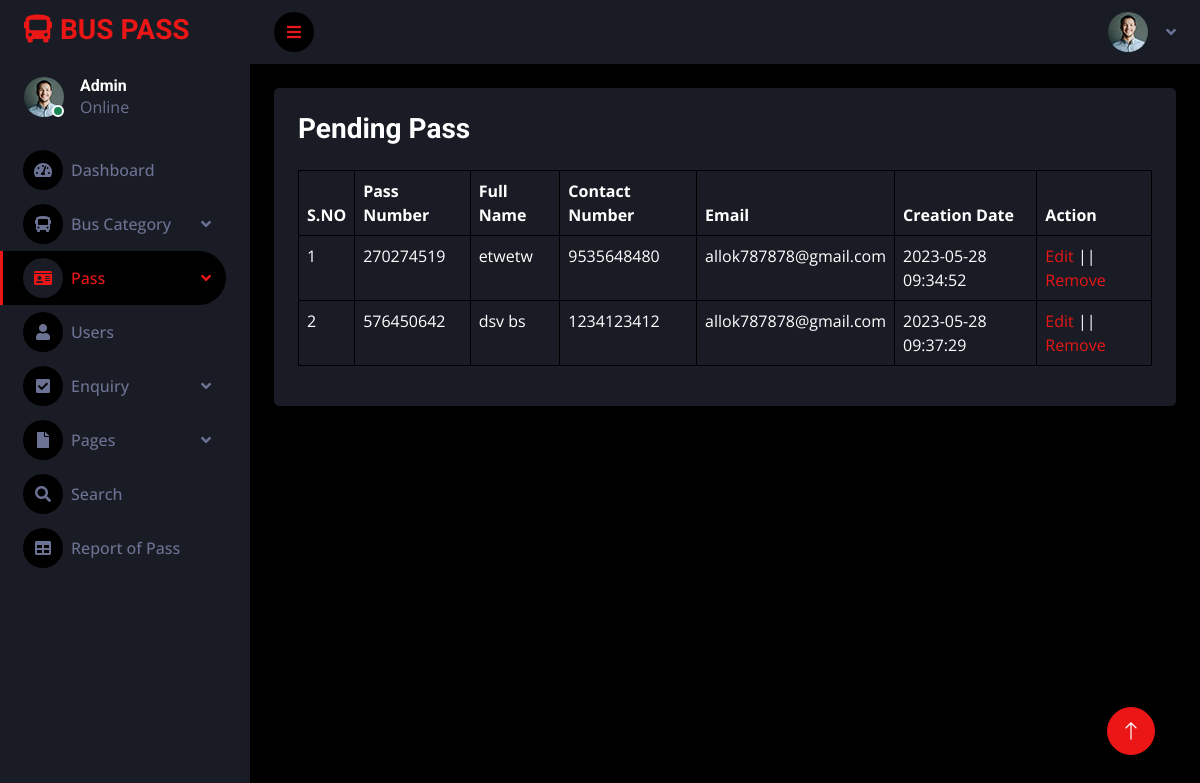
The page /admin/pending-pass.php (signed in) on the database its author committed.
### tables this page shows
CREATE TABLE `tblpass` (
  `ID` int(10) NOT NULL,
  `PassNumber` varchar(200) DEFAULT NULL,
  `FullName` varchar(200) DEFAULT NULL,
  `ProfileImage` varchar(200) DEFAULT NULL,
  `ContactNumber` bigint(10) DEFAULT NULL,
  `Email` varchar(200) DEFAULT NULL,
  `IdentityType` varchar(200) DEFAULT NULL,
  `IdentityCardno` varchar(200) DEFAULT NULL,
  `Category` varchar(100) DEFAULT NULL,
  `Source` varchar(200) DEFAULT NULL,
  `Destination` varchar(200) DEFAULT NULL,
  `FromDate` varchar(200) DEFAULT NULL,
  `ToDate` varchar(200) DEFAULT NULL,
  `Cost` decimal(10,0) DEFAULT NULL,
  `Status` varchar(50) NOT NULL DEFAULT 'Pending',
  `Payment` varchar(100) NOT NULL DEFAULT 'Not Done',
  `PasscreationDate` timestamp NULL DEFAULT current_timestamp()
);

### admin/pending-pass.php (the view, shortened to what this page needs)
<?php
include('includes/dbconnection.php');
if (strlen($_SESSION['bpmsaid']==0)) {
  header('location:logout.php');
  } else{
?>
<!DOCTYPE html>
<html lang="en">
<head>
    <link href="https://cdnjs.cloudflare.com/ajax/libs/font-awesome/5.10.0/css/all.min.css" rel="stylesheet">
    <link href="https://cdn.jsdelivr.net/npm/bootstrap-icons@1.4.1/font/bootstrap-icons.css" rel="stylesheet">
    <link href="lib/owlcarousel/assets/owl.carousel.min.css" rel="stylesheet">
    <link href="lib/tempusdominus/css/tempusdominus-bootstrap-4.min.css" rel="stylesheet" />
    <link href="css/bootstrap.min.css" rel="stylesheet">
    <link href="css/style.css" rel="stylesheet">
</head>
<body>
    <?php include('includes/sidebar2.php');?>
    <div class="content">
    <?php include_once('includes/header.php');?>
    <div class="container-fluid position-relative d-flex p-0">
        <div class="container-fluid pt-4 px-4">
        <div class="col-12">
                        <div class="bg-secondary rounded h-100 p-4">
                            <h3 class="mb-4">Pending Pass</h3>
                            <table class="table table-bordered">
                                    <thead>
                                        <tr>
                                            <th>S.NO</th>
                                            <th>Pass Number</th>
                                            <th>Full Name</th>
                                            <th>Contact Number</th>
                                            <th>Email</th>
                                            <th>Creation Date</th>
                                            <th>Action</th>
                                        </tr>
                                    </thead>
                                    <tbody>
                                        <?php
$sql="SELECT * from tblpass where Status='Pending'";
$query = $dbh -> prepare($sql);
$query->execute();
$results=$query->fetchAll(PDO::FETCH_OBJ);
$cnt=1;
if($query->rowCount() > 0)
{
foreach($results as $row)
{               ?>
                                       <tr>
                  <td><?php echo htmlentities($cnt);?></td>
                  <td><?php  echo htmlentities($row->PassNumber);?></td>
                  <td><?php  echo htmlentities($row->FullName);?></td>
                  <td><?php  echo htmlentities($row->ContactNumber);?></td>
                  <td><?php  echo htmlentities($row->Email);?></td>
                  <td><?php  echo htmlentities($row->PasscreationDate);?></td>
                  <td><a href="edit-pending-pass-detail.php?editid=<?php echo htmlentities ($row->ID);?>">Edit</a> || <a href="pending-pass.php?delid=<?php echo ($row->ID);?>" onclick="return confirm('Do you really want to Delete ?');">Remove</i></a></td>
                </tr>
               <?php $cnt=$cnt+1;}}
               else{?>
                <tr>
                <td colspan="8"><center>No Pending Request Found</center></td>
            </tr>
            <?php }?>
               </tbody>
                </table>
            </div>
        </div>
                    </div>
                    </div>
         <a href="#" class="btn btn-lg btn-primary btn-lg-square back-to-top"><i class="bi bi-arrow-up"></i></a>
    </body>
</html>
<?php }  ?>

### admin/includes/sidebar2.php (shortened to what this page needs)
<?php
include('includes/dbconnection.php');
?>
<!DOCTYPE html>
<html lang="en">
<head>
    <link href="https://cdnjs.cloudflare.com/ajax/libs/font-awesome/5.10.0/css/all.min.css" rel="stylesheet">
    <link href="https://cdn.jsdelivr.net/npm/bootstrap-icons@1.4.1/font/bootstrap-icons.css" rel="stylesheet">
    <link href="lib/owlcarousel/assets/owl.carousel.min.css" rel="stylesheet">
    <link href="lib/tempusdominus/css/tempusdominus-bootstrap-4.min.css" rel="stylesheet" />
    <link href="css/bootstrap.min.css" rel="stylesheet">
    <link href="css/style.css" rel="stylesheet">
</head>
<body>
 <div class="sidebar pe-4 pb-3">
            <nav class="navbar bg-secondary navbar-dark">
                <a href="dashboard.php" class="navbar-brand mx-4 mb-3">
                    <h3 class="text-primary"><i class="fa fa-bus me-2"></i>BUS PASS</h3>
                </a>
                <div class="d-flex align-items-center ms-4 mb-4">
                    <div class="position-relative">
                        <img class="rounded-circle" src="img/user.jpg" alt="" style="width: 40px; height: 40px;">
                        <div class="bg-success rounded-circle border border-2 border-white position-absolute end-0 bottom-0 p-1"></div>
                    </div>
                    <?php
                            $aid = $_SESSION['bpmsaid'];
                            $sql = "SELECT AdminName FROM tbladmin WHERE ID=:aid";
                            $query = $dbh->prepare($sql);
                            $query->bindParam(':aid', $aid, PDO::PARAM_STR);
                            $query->execute();
                            $results = $query->fetchAll(PDO::FETCH_OBJ);
                            if ($query->rowCount() > 0) {
                                foreach ($results as $row) {
                            ?>
                    <div class="ms-3">
                        <h6 class="mb-0"><?php echo $row->AdminName; ?></h6>
                        <span>Online</span>
                    </div>
                    <?php $cnt = $cnt + 1;
                                }
                            } ?>
                </div>
                <div class="navbar-nav w-100">
                    <a href="dashboard.php" class="nav-item nav-link "><i class="fa fa-tachometer-alt me-2"></i>Dashboard</a>
                    <div class="nav-item dropdown">
                        <a href="#" class="nav-link dropdown-toggle" data-bs-toggle="dropdown"><i class="fa fa-bus me-2"></i>Bus Category</a>
                    </div>
                    <div class="nav-item dropdown">
                        <a href="#" class="nav-link dropdown-toggle active" data-bs-toggle="dropdown"><i class="fa fa-id-card me-2"></i>Pass</a>
                    </div>
                    <a href="manage-user.php" class="nav-item nav-link"><i class="fa fa-user me-2"></i>Users</a>
                    <div class="nav-item dropdown">
                        <a href="#" class="nav-link dropdown-toggle" data-bs-toggle="dropdown"><i class="fa fa-check-square me-2"></i>Enquiry</a>
                    </div>
                    <div class="nav-item dropdown">
                        <a href="#" class="nav-link dropdown-toggle" data-bs-toggle="dropdown"><i class="fa fa-file me-2"></i>Pages</a>
                    </div>
                    <a href="search-pass.php" class="nav-item nav-link"><i class="fa fa-search me-2"></i>Search</a>
                    <a href="pass-bwdates-report.php" class="nav-item nav-link"><i class="fa fa-table me-2"></i>Report of Pass</a>
                </div>
            </nav>
        </div>
</body>
</html>

### admin/css/style.css (style rules this page uses)
:root { --primary: #EB1616; --secondary: #191C24; --light: #6C7293; --dark: #000000; }
.back-to-top { position: fixed; display: none; right: 45px; bottom: 45px; z-index: 99; }
.btn { transition: .5s; }
.btn-lg-square { width: 48px; height: 48px; }
.btn-square, .btn-sm-square, .btn-lg-square { padding: 0; display: inline-flex; align-items: center; justify-content: center; font-weight: normal; border-radius: 50px; }
.sidebar { position: fixed; top: 0; left: 0; bottom: 0; width: 250px; height: 100vh; overflow-y: auto; background: var(--secondary); transition: 0.5s; z-index: 999; }
.content { margin-left: 250px; min-height: 100vh; background: var(--dark); transition: 0.5s; }
@media (min-width: 992px) { .sidebar { margin-left: 0; } }
@media (min-width: 992px) { .content { width: calc(100% - 250px); } }
.sidebar .navbar .navbar-nav .nav-link { padding: 7px 20px; color: var(--light); font-weight: 500; border-left: 3px solid var(--secondary); border-radius: 0 30px 30px 0; outline: none; }
.sidebar .navbar .navbar-nav .nav-link:hover, .sidebar .navbar .navbar-nav .nav-link.active { color: var(--primary); background: var(--dark); border-color: var(--primary); }
.sidebar .navbar .navbar-nav .nav-link i { width: 40px; height: 40px; display: inline-flex; align-items: center; justify-content: center; background: var(--dark); border-radius: 40px; }
.sidebar .navbar .navbar-nav .nav-link:hover i, .sidebar .navbar .navbar-nav .nav-link.active i { background: var(--secondary); }
.sidebar .navbar .dropdown-toggle::after { position: absolute; top: 15px; right: 15px; border: none; content: "\f107"; font-family: "Font Awesome 5 Free"; font-weight: 900; transition: .5s; }

### rows shown on the page
tblpass: PassNumber "270274519", FullName "etwetw", ContactNumber "9535648480", Email "allok787878@gmail.com", PasscreationDate "2023-05-28 09:34:52"
tblpass: PassNumber "576450642", FullName "dsv bs", ContactNumber "1234123412", Email "allok787878@gmail.com", PasscreationDate "2023-05-28 09:37:29"

### other values the page prints
$row->AdminName "Admin"
